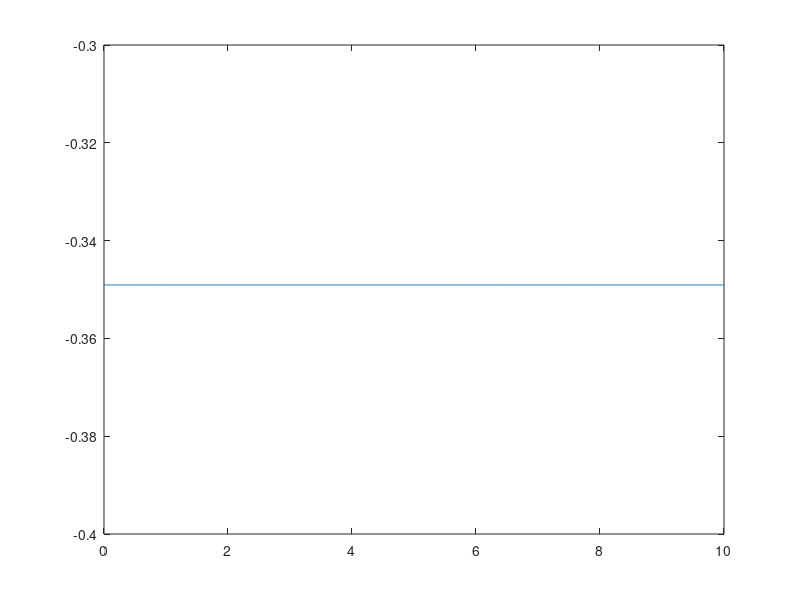
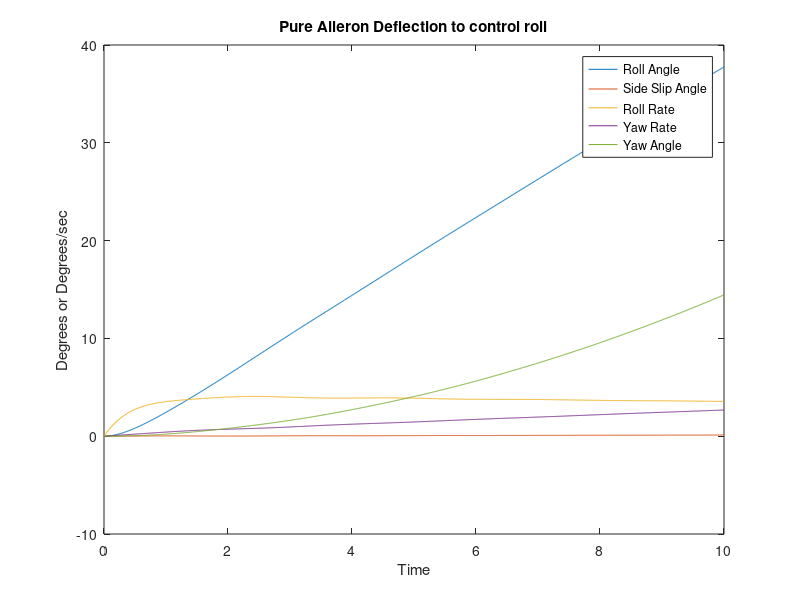
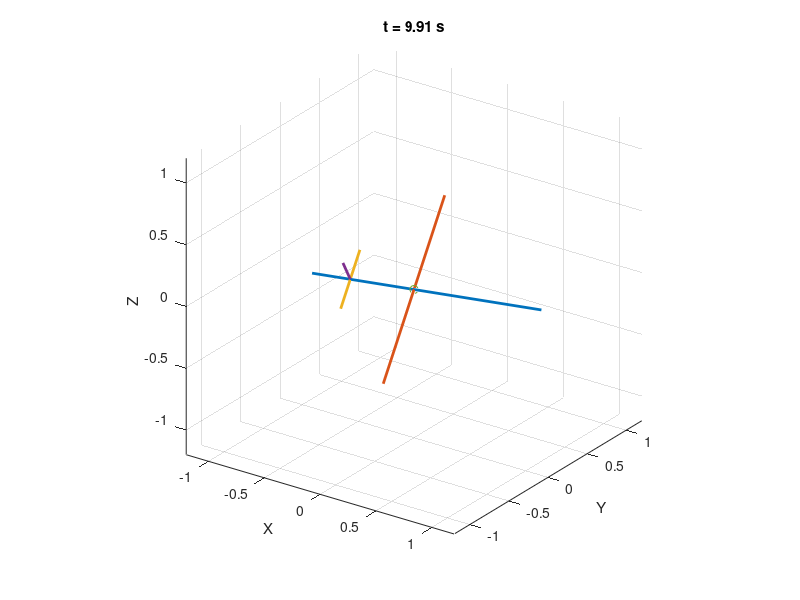

Source code (MATLAB) for these figures, in order: (Note: this script raises an error after producing the figures.)
clear, clc, close all

%States (In order):
    % Phi - Roll angle
    % Beta - Side slip angle
    % p - Roll rate
    % r - yaw rate
%Inputs (In order):
    % eta - aileron deflection angle (radians)
    % zeta - rudder deflection angel (radians)
A = [0 0 1 0.078; 
    0.064 -0.202 0.078 -0.99;
    0 -22.92 -2.25 0.54;
    0 6 -0.04 -0.31];
B = [0 0;
    0.0002 0.0005;
    -0.4623 0.0569;
    -0.0244 -0.0469];
C = (180/pi)* eye(4);
D = [0 0;
    0 0;
    0 0;
    0 0];

sys = ss(A,B,C,D);

x0 = [0;0;0;0]; % Initial States
t = linspace(0,10,1000)'; % Roll time
eta = deg2rad(-20) * ones(length(t),1); %Roll input of 5 degrees aleron deflection
% c = [0.001791 -0.024 0.18 -0.086 -12.1];
% eta = deg2rad(polyval(c,t));
zeta = zeros(length(t),1);
u = [eta, zeta];
figure
plot(t,eta)

[y,t,x] = lsim(sys,u,t,x0);

psi_hist = cumtrapz(t, y(:,4));   % integrate yaw rate

figure
plot(t,y)
hold on
plot(t,psi_hist)
title("Pure Aileron Deflection to control roll"); xlabel("Time"); ylabel("Degrees or Degrees/sec")
legend("Roll Angle", "Side Slip Angle", "Roll Rate", "Yaw Rate", "Yaw Angle");


Rx = @(phi)[1 0 0;
            0 cosd(phi) -sind(phi);
            0 sind(phi) cosd(phi)];

Rz = @(psi)[cosd(psi) -sind(psi) 0;
            sind(psi)  cosd(psi) 0;
            0         0        1];

% Simple airplane geometry in body axes
% x forward, y right, z down

fuselage = [-0.8 1.0;   0   0;    0   0];
wing     = [ 0   0;   -0.8 0.8;   0   0];
htail    = [-0.5 -0.5; -0.25 0.25; 0 0];
vtail    = [-0.5 -0.5;  0    0;   0 0.25];

figure
axis equal
grid on
xlabel('X'), ylabel('Y'), zlabel('Z')
xlim([-2 2]), ylim([-2 2]), zlim([-2 2])
view(3)

for k = 1:10:length(t)

    phi_k = y(k,1);
    psi_k = psi_hist(k);

    R = Rz(psi_k) * Rx(phi_k);

    fus = R * fuselage;
    wng = R * wing;
    htl = R * htail;
    vtl = R * vtail;

    cla
    plot3(fus(1,:), fus(2,:), fus(3,:), 'LineWidth', 2)
    hold on
    plot3(wng(1,:), wng(2,:), wng(3,:), 'LineWidth', 2)
    plot3(htl(1,:), htl(2,:), htl(3,:), 'LineWidth', 2)
    plot3(vtl(1,:), vtl(2,:), vtl(3,:), 'LineWidth', 2)

    plot3(0,0,0,'o')   % center marker

    axis equal
    xlim([-1.2 1.2])
    ylim([-1.2 1.2])
    zlim([-1.2 1.2])
    view(35,25)
    grid on

    title(sprintf('t = %.2f s', t(k)))
    xlabel('X')
    ylabel('Y')
    zlabel('Z')

    drawnow
end

%% Optimal Control 
clear, clc, 
%States (In order):
    % Phi - Roll angle
    % Beta - Side slip angle
    % p - Roll rate
    % r - yaw rate
%Inputs (In order):
    % eta - aileron deflection angle (radians)
    % zeta - rudder deflection angel (radians)
A = [0 0 1 0.078; 
    0.064 -0.202 0.078 -0.99;
    0 -22.92 -2.25 0.54;
    0 6 -0.04 -0.31];
B = [0 0;
    0.0002 0.0005;
    -0.4623 0.0569;
    -0.0244 -0.0469];
C = eye(4);
D = [0 0;
    0 0;
    0 0;
    0 0];
sys = ss(A,B,C,D);

%Cost Function Weightings
F = [5000 0 0 0;
    0 0 0 0;
    0 0 0 0;
    0 0 0 1];
Q = [1 0 0 0;
    0 0 0 0;
    0 0 0 0;
    0 0 0 1000];
R = [0.001 0;
    0 1];

%Time vector
t0 = 0;
tf = 10;
t = linspace(t0,tf,1000);

%Desired state trajectory over time (formulated as a function handle so it can
%work with ode45
zt = @(t) [deg2rad(3*t); 0; 0; 0];
ztf = [deg2rad(30); 0; 0; 0];

%Boundary conditions
x0 = [0;0;0;0];
Ptf = C'*F'*C;
Gtf = C'*F*ztf;

%Hamiltonian Simplification Matricies
E = B*inv(R)*B';
V = C'*Q*C;
W = C'*Q;

%Solving riccati coeffiicients backwards in time
sol_p = ode45(@(t,P) pFun(t,A,P,E,V), [tf t0], Ptf(:));
%Solving non-homogenous vecotr differnetial equation backwards in time
sol_g = ode45(@(t,g) gFun(t,A,E,sol_p,W,zt,g), [tf t0], Gtf(:));
g = deval(sol_g,t);
% %Solving optimal states fowards in time
sol_x = ode45(@(t,x) xFun(t,A,E,sol_p,x,sol_g), [t0 tf], x0);
x = deval(sol_x,t);

%Solving optimal inputs
ricatti_coeff = deval(sol_p,t);
for i = 1:length(t)
    P_current = reshape(ricatti_coeff(:,i),4,4);
    K = inv(R)*B'*P_current;
    u_current = -K * x(:,i) + inv(R) * B' * g(:,i);
    u(:,i) = u_current;
end

psi = cumtrapz(t, x(4,:)); % integrate yaw rate

figure
hold on
plot(t,(180/pi).*x(1,:))
plot(t,psi.*(180/pi))
legend("Roll Angle", "Yaw Angle", "Location","northwest")
grid on

figure
plot(t,(180/pi).*u)
legend("Aileron Deflection Angle", "Rudder Defelection Angle")

function dpdt = pFun(t,A,P,E,V)
    [n,n] = size(A);
    P = reshape(P,n,n);
    dP = -P*A-A'*P+P*E*P-V;
    dpdt = dP(:);
end

function dgdt = gFun(t,A,E,P,W,z,g)
    [n,n] = size(A);
    P = reshape(deval(P,t),n,n);
    z_current = z(t);
    dgdt = -[A-E*P]'*g - W*z_current;
end

function dxdt = xFun(t,A,E,P,x,g)
    [n,n] = size(A);
    P = reshape(deval(P,t),n,n);
    g = deval(g,t);
    dxdt = [A-E*P]*x + E*g;
end

%% Figure Generation for the paper
clc, close all
%Figure Defaults
set(groot, 'defaultLegendInterpreter', 'latex')
set(groot, 'defaultTextInterpreter', 'latex')
set(groot, 'defaultAxesTickLabelInterpreter', 'latex')
set(groot, 'defaultColorbarTickLabelInterpreter', 'latex')
set(groot, 'defaultAxesFontSize', 17)
set(groot, 'defaultAxesFontWeight', 'bold')
set(groot, 'defaultFigureColor', [1.0 1.0 1.0])
set(groot, 'defaultFigurePosition', [450 85 1176 864])

z = [3*t; zeros(length(t),1)'; zeros(length(t),1)'; zeros(length(t),1)'];

figure
hold on
plot(t,z(1,:),"--", "Color", [0 0 204]./255, "LineWidth",2)
plot(t,z(4,:), "--", "Color", [255 153 51]./255, "LineWidth",2)
xlabel("Time [sec]"); ylabel("Angle [$^\circ$]"); title("Desired State Trajectory vs Time");
legend("Roll Angle", "Yaw Angle", "Location","southoutside", "Orientation","horizontal")
ylim([-1 30]); grid on

exportgraphics(gcf,'Desired State Trajectory.pdf','ContentType','vector')
